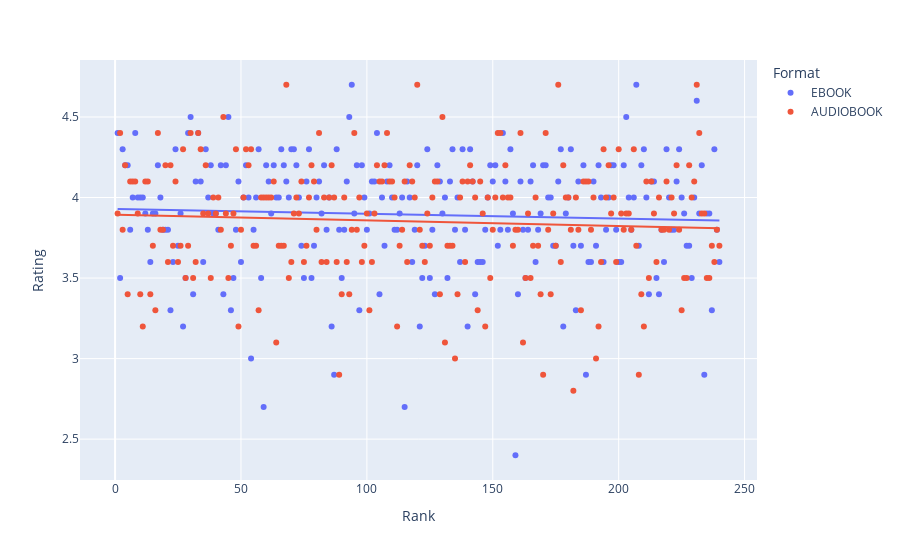

Notebook source saved alongside this figure:
### Markdown cell above
Difference in ratings over rank

### Code cell
# Rank on X-axis
# Rating on Y-axis
# Color by book type
# Layer a regression line
fig = px.scatter(books, x='Rank', y='Rating', color='Format', trendline='ols')
fig.show()

### Figure 1 — Plotly figure (JSON) as saved in the notebook; plotly's stock layout.template omitted (floating-point values rounded to 4 significant figures; data arrays with more than 128 entries replaced by an {"elided": "..."} marker saying what was removed)
{"data": [{"hovertemplate": "Format=EBOOK<br>Rank=%{x}<br>Rating=%{y}<extra></extra>", "legendgroup": "EBOOK", "marker": {"color": "#636efa", "symbol": "circle"}, "mode": "markers", "name": "EBOOK", "orientation": "v", "showlegend": true, "type": "scatter", "x": {"elided": "240 int values"}, "xaxis": "x", "y": {"elided": "240 float values"}, "yaxis": "y"}, {"hovertemplate": "<b>OLS trendline</b><br>Rating = -0.000303347 * Rank + 3.92947<br>R<sup>2</sup>=0.003363<br><br>Format=EBOOK<br>Rank=%{x}<br>Rating=%{y} <b>(trend)</b><extra></extra>", "legendgroup": "EBOOK", "marker": {"color": "#636efa", "symbol": "circle"}, "mode": "lines", "name": "EBOOK", "showlegend": false, "type": "scatter", "x": {"elided": "240 int values"}, "xaxis": "x", "y": {"elided": "240 float values"}, "yaxis": "y"}, {"hovertemplate": "Format=AUDIOBOOK<br>Rank=%{x}<br>Rating=%{y}<extra></extra>", "legendgroup": "AUDIOBOOK", "marker": {"color": "#EF553B", "symbol": "circle"}, "mode": "markers", "name": "AUDIOBOOK", "orientation": "v", "showlegend": true, "type": "scatter", "x": {"elided": "240 int values"}, "xaxis": "x", "y": {"elided": "240 float values"}, "yaxis": "y"}, {"hovertemplate": "<b>OLS trendline</b><br>Rating = -0.000350484 * Rank + 3.89265<br>R<sup>2</sup>=0.004676<br><br>Format=AUDIOBOOK<br>Rank=%{x}<br>Rating=%{y} <b>(trend)</b><extra></extra>", "legendgroup": "AUDIOBOOK", "marker": {"color": "#EF553B", "symbol": "circle"}, "mode": "lines", "name": "AUDIOBOOK", "showlegend": false, "type": "scatter", "x": {"elided": "240 int values"}, "xaxis": "x", "y": {"elided": "240 float values"}, "yaxis": "y"}], "layout": {"legend": {"title": {"text": "Format"}, "tracegroupgap": 0}, "margin": {"t": 60}, "xaxis": {"anchor": "y", "domain": [0, 1], "title": {"text": "Rank"}}, "yaxis": {"anchor": "x", "domain": [0, 1], "title": {"text": "Rating"}}}}
